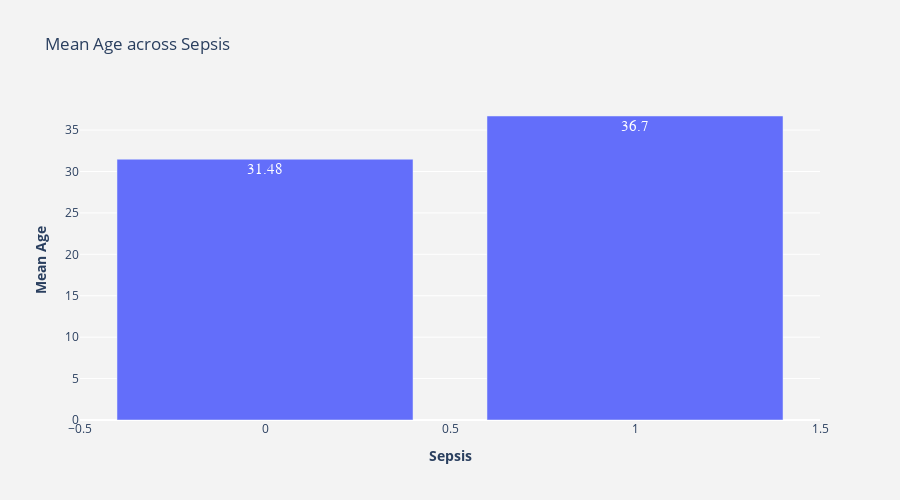

Notebook code cell kept with this figure:
### Code cell
"""So the mean fare of survivors should be much more (from positive correlation or boxplot interpretation) than those who died. Calculate mean fare paid by the survivors as well as by the victims."""
numGroupedByCat(df_train.Age)

### Figure 1 — Plotly figure (JSON) as saved in the notebook; plotly's stock layout.template omitted (floating-point values rounded to 4 significant figures)
{"data": [{"hoverinfo": "x+y", "text": [31.48, 36.7], "textfont": {"family": "sans serif", "size": 15}, "textposition": "auto", "type": "bar", "x": [0, 1], "y": [31.48, 36.7]}], "layout": {"height": 500, "paper_bgcolor": "rgb(243, 243, 243)", "plot_bgcolor": "rgb(243, 243, 243)", "showlegend": false, "title": {"text": "Mean Age across Sepsis"}, "width": 900, "xaxis": {"anchor": "y", "domain": [0, 1], "title": {"text": "<b>Sepsis</b>"}}, "yaxis": {"anchor": "x", "domain": [0, 1], "title": {"text": "<b>Mean Age</b>"}}}}
